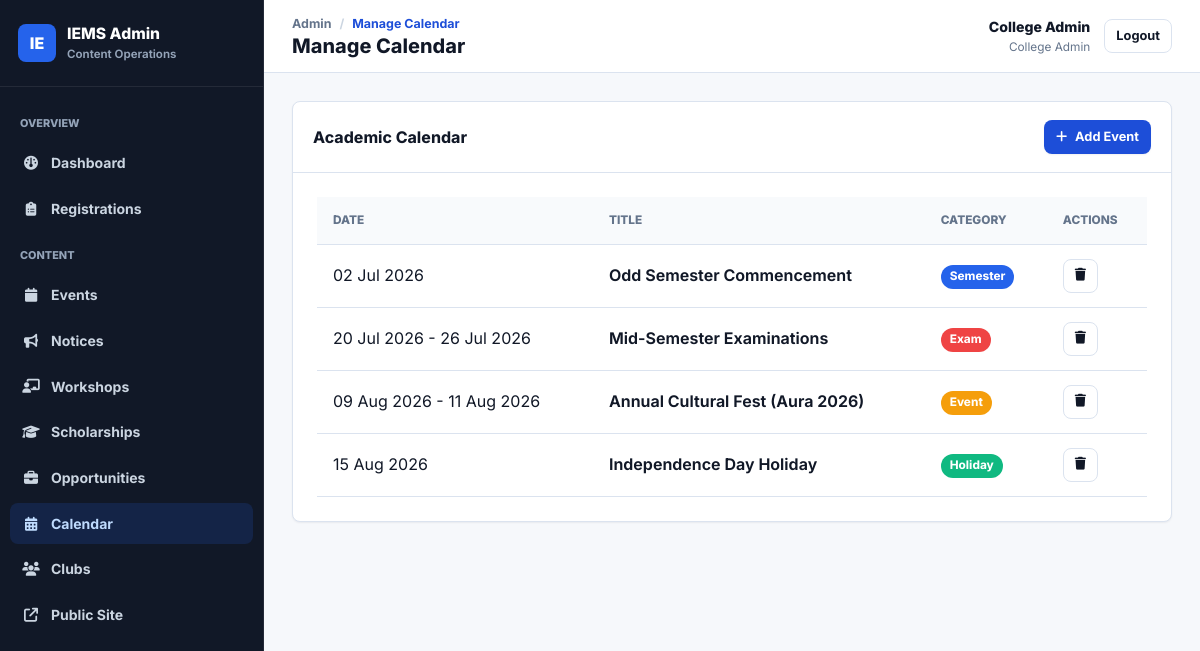
/admin/calendar/ (signed in), run on the app's committed database.
### models/user.py (models this page shows, shortened)
class User(UserMixin, db.Model):
    __tablename__ = 'users'
    id = db.Column(db.Integer, primary_key=True)
    name = db.Column(db.String(100), nullable=False)
    email = db.Column(db.String(120), unique=True, nullable=False, index=True)
    password_hash = db.Column(db.String(256), nullable=False)
    role = db.Column(db.String(20), nullable=False, default='club_president')
    club_id = db.Column(db.Integer, db.ForeignKey('clubs.id'), nullable=True)
    status = db.Column(db.String(20), default='active')  # active, inactive
    created_at = db.Column(db.DateTime, default=datetime.utcnow)
    club = db.relationship('Club', foreign_keys=[club_id], backref='president_user')
    created_events = db.relationship('Event', foreign_keys='Event.created_by', backref='creator', lazy='dynamic')
    approved_events = db.relationship('Event', foreign_keys='Event.approved_by', backref='approver', lazy='dynamic')
    created_notices = db.relationship('Notice', foreign_keys='Notice.created_by', backref='creator', lazy='dynamic')
    activity_logs = db.relationship('ActivityLog', backref='user', lazy='dynamic')
    @property
    def is_super_admin(self):
        return self.role == 'super_admin'
    @property
    def role_display(self):
        return {
            'super_admin': 'Super Admin',
            'college_admin': 'College Admin',
            'club_president': 'Club President'
        }.get(self.role, self.role)

### models/calendar_event.py (models this page shows, shortened)
class CalendarEvent(db.Model):
    __tablename__ = 'calendar_events'
    id = db.Column(db.Integer, primary_key=True)
    title = db.Column(db.String(200), nullable=False)
    event_date = db.Column(db.Date, nullable=False)
    end_date = db.Column(db.Date, nullable=True)  # For multi-day events
    category = db.Column(db.String(50), default='event')  # exam, holiday, semester, event
    description = db.Column(db.Text)
    @property
    def category_color(self):
        return {
            'exam': '#EF4444',
            'holiday': '#10B981',
            'semester': '#2563EB',
            'event': '#F59E0B'
        }.get(self.category, '#6B7280')

### routes/admin_calendar.py (the view)
@calendar_bp.route('/')
@login_required
@role_required('super_admin', 'college_admin')
def index():
    events = CalendarEvent.query.order_by(CalendarEvent.event_date.asc()).all()
    return render_template('admin/calendar.html', events=events)

### models/user.py (called while the page is built)
@login_manager.user_loader
def load_user(user_id):
    return db.session.get(User, int(user_id))

### templates/admin/calendar.html (shortened to what this page needs)
{% extends "admin/base.html" %}
{% block title %}Manage Calendar{% endblock %}
{% block content %}
<div class="admin-table-card">
    <div class="admin-table-header">
        <h3 class="admin-table-title">Academic Calendar</h3>
        <div class="admin-table-actions">
            <button class="btn btn-primary btn-sm" onclick="document.getElementById('addCalModal').style.display='flex'"><i class="fa-solid fa-plus"></i> Add Event</button>
        </div>
    </div>
    <div class="table-responsive p-3">
        <table class="table">
            <thead>
                <tr>
                    <th>Date</th>
                    <th>Title</th>
                    <th>Category</th>
                    <th>Actions</th>
                </tr>
            </thead>
            <tbody>
                {% for event in events %}
                <tr>
                    <td>
                        {{ event.event_date.strftime('%d %b %Y') }}
                        {% if event.end_date %} - {{ event.end_date.strftime('%d %b %Y') }}{% endif %}
                    </td>
                    <td class="fw-medium">{{ event.title }}</td>
                    <td>
                        <span class="badge" style="background-color: {{ event.category_color }}; color: white;">{{ event.category | title }}</span>
                    </td>
                    <td>
                        <form method="POST" action="{{ url_for('calendar.delete', id=event.id) }}" style="display:inline;" onsubmit="return confirm('Delete this calendar event?');">
                            <button type="submit" class="btn btn-sm btn-outline text-danger"><i class="fa-solid fa-trash"></i></button>
                        </form>
                    </td>
                </tr>
                {% else %}
                <tr>
                    <td colspan="4" class="text-center text-muted py-4">No calendar events found.</td>
                </tr>
                {% endfor %}
            </tbody>
        </table>
    </div>
</div>
{% endblock %}

### templates/admin/base.html (shortened to what this page needs)
<!DOCTYPE html>
<html lang="en">
<head>
    <link rel="stylesheet" href="https://cdnjs.cloudflare.com/ajax/libs/font-awesome/6.4.0/css/all.min.css">
    <link rel="stylesheet" href="{{ url_for('static', filename='css/main.css') }}">
    <link rel="stylesheet" href="{{ url_for('static', filename='css/admin.css') }}">
    <link rel="stylesheet" href="{{ url_for('static', filename='css/responsive.css') }}">
</head>
<body>
    <div class="admin-body">
        <aside class="sidebar" id="sidebar">
            <div class="sidebar-header">
                <a href="{{ url_for('admin.dashboard') }}" class="sidebar-logo">
                    <span class="sidebar-logo-mark">IE</span>
                    <span>
                        <span class="sidebar-logo-text">IEMS Admin</span>
                        <span class="sidebar-logo-subtext">Content Operations</span>
                    </span>
                </a>
            </div>
            <nav class="sidebar-nav">
                <div class="nav-section-label">Overview</div>
                <a href="{{ url_for('admin.dashboard') }}" class="nav-item {% if request.endpoint == 'admin.dashboard' %}active{% endif %}"><i class="fa-solid fa-gauge"></i> <span>Dashboard</span></a>
                <a href="{{ url_for('registrations.index') }}" class="nav-item "><i class="fa-solid fa-clipboard-list"></i> <span>Registrations</span></a>
                <div class="nav-section-label">Content</div>
                <a href="{{ url_for('events.index') }}" class="nav-item {% if request.endpoint and request.endpoint.startswith('events.') %}active{% endif %}"><i class="fa-solid fa-calendar"></i> <span>Events</span></a>
                <a href="{{ url_for('notices.index') }}" class="nav-item {% if request.endpoint and request.endpoint.startswith('notices.') %}active{% endif %}"><i class="fa-solid fa-bullhorn"></i> <span>Notices</span></a>
                <a href="{{ url_for('workshops.index') }}" class="nav-item {% if request.endpoint and request.endpoint.startswith('workshops.') %}active{% endif %}"><i class="fa-solid fa-chalkboard-user"></i> <span>Workshops</span></a>
                {% if current_user.role in ('super_admin', 'college_admin') %}
                <a href="{{ url_for('scholarships.index') }}" class="nav-item "><i class="fa-solid fa-graduation-cap"></i> <span>Scholarships</span></a>
                <a href="{{ url_for('opportunities.index') }}" class="nav-item "><i class="fa-solid fa-briefcase"></i> <span>Opportunities</span></a>
                <a href="{{ url_for('calendar.index') }}" class="nav-item {% if request.endpoint and request.endpoint.startswith('calendar.') %}active{% endif %}"><i class="fa-solid fa-calendar-days"></i> <span>Calendar</span></a>
                <a href="{{ url_for('clubs.index') }}" class="nav-item {% if request.endpoint and request.endpoint.startswith('clubs.') %}active{% endif %}"><i class="fa-solid fa-users"></i> <span>Clubs</span></a>
                {% endif %}
                <a href="{{ url_for('public.home') }}" class="nav-item"><i class="fa-solid fa-arrow-up-right-from-square"></i> <span>Public Site</span></a>
            </nav>
        </aside>
        <main class="admin-main">
            <header class="topbar">
                <div class="topbar-left">
                    <ul class="breadcrumb">
                        <li>Admin</li>
                        <li class="active">{{ self.title() }}</li>
                    </ul>
                    <h1 class="page-title">{% block page_heading %}{{ self.title() }}{% endblock %}</h1>
                </div>
                <div class="topbar-right">
                    <div class="user-info">
                        <span class="user-name">{{ current_user.name }}</span>
                        <span class="user-role">{{ current_user.role_display }}</span>
                    </div>
                    <a href="{{ url_for('auth.logout') }}" class="btn btn-secondary btn-sm">Logout</a>
                </div>
            </header>
            <div class="admin-content">
                {% block content %}{% endblock %}
            </div>
        </main>
    </div>
</body>
</html>

### static/css/main.css (style rules this page uses)
:root { --primary: #111827; --primary-soft: #243041; --accent-blue: #1d4ed8; --accent-blue-light: #dbeafe; --accent-teal: #0f766e; --accent-teal-light: #ccfbf1; --accent-amber: #b45309; --bg: #f6f8fb; --surface: #ffffff; --surface-muted: #f1f5f9; --border: #dbe3ef; --border-strong: #cbd5e1; --text-primary: #111827; --text-secondary: #475569; --text-muted: #64748b; --danger: #dc2626; --warning: #d97706; --success: #059669; --info: #0284c7; --space-xs: 4px; --space-sm: 8px; --space-md: 16px; --space-lg: 24px; --space-xl: 32px; --space-2xl: 48px; --space-3xl: 64px; --radius-sm: 6px; --radius-md: 8px; --radius-lg: 8px; --shadow-sm: 0 1px 2px rgba(15, 23, 42, 0.06); --shadow-md: 0 10px 24px rgba(15, 23, 42, 0.08); --shadow-lg: 0 24px 56px rgba(15, 23, 42, 0.14); --transition-fast: 150ms ease; --transition: 220ms ease; }
* { box-sizing: border-box; margin: 0; padding: 0; }
html { scroll-behavior: smooth; }
body { min-height: 100vh; font-family: "Inter", system-ui, -apple-system, BlinkMacSystemFont, "Segoe UI", sans-serif; background: var(--bg); color: var(--text-primary); line-height: 1.55; -webkit-font-smoothing: antialiased; text-rendering: optimizeLegibility; }
a { color: var(--accent-blue); }
h1, h2, h3, h4, h5, h6 { color: var(--primary); font-weight: 750; line-height: 1.15; }
.text-danger { color: var(--danger); }
.fw-medium { font-weight: 650; }
.p-3 { padding: var(--space-lg); }
.btn { min-height: 40px; padding: 10px 16px; border: 1px solid transparent; border-radius: var(--radius-md); display: inline-flex; align-items: center; justify-content: center; gap: 8px; color: inherit; text-decoration: none; font-family: inherit; font-size: 0.92rem; font-weight: 700; line-height: 1; white-space: nowrap; cursor: pointer; transition: transform var(--transition-fast), box-shadow var(--transition-fast), background var(--transition-fast), color var(--transition-fast), border-color var(--transition-fast); }
.btn-sm { min-height: 34px; padding: 8px 11px; font-size: 0.8rem; }
.btn-primary { background: var(--accent-blue); color: #fff; box-shadow: var(--shadow-sm); }
.btn-secondary, .btn-outline { background: #fff; color: var(--primary); border-color: var(--border); }
.card, .admin-table-card { background: var(--surface); border: 1px solid var(--border); border-radius: var(--radius-lg); box-shadow: var(--shadow-sm); }
.badge { display: inline-flex; align-items: center; gap: 6px; min-height: 24px; padding: 4px 9px; border-radius: 999px; font-size: 0.74rem; font-weight: 750; line-height: 1; white-space: nowrap; }
.table-responsive { width: 100%; overflow-x: auto; }
.table { width: 100%; border-collapse: collapse; min-width: 760px; }
.table th, .table td { padding: 14px 16px; border-bottom: 1px solid var(--border); text-align: left; vertical-align: middle; }
.table th { color: var(--text-muted); background: #f8fafc; font-size: 0.74rem; font-weight: 800; text-transform: uppercase; }
.admin-table-header { display: flex; align-items: center; justify-content: space-between; gap: 16px; padding: 18px 20px; border-bottom: 1px solid var(--border); }
.admin-table-title { margin: 0; font-size: 1rem; }
.admin-table-actions { display: flex; flex-wrap: wrap; gap: 10px; }

### data on the page
User: name "College Admin", role_display "College Admin"
CalendarEvent: event_date "02 Jul 2026", title "Odd Semester Commencement", category "Semester"
CalendarEvent: event_date "20 Jul 2026", end_date "26 Jul 2026", title "Mid-Semester Examinations", category "Exam"
CalendarEvent: event_date "09 Aug 2026", end_date "11 Aug 2026", title "Annual Cultural Fest (Aura 2026)", category "Event"
CalendarEvent: event_date "15 Aug 2026", title "Independence Day Holiday", category "Holiday"
